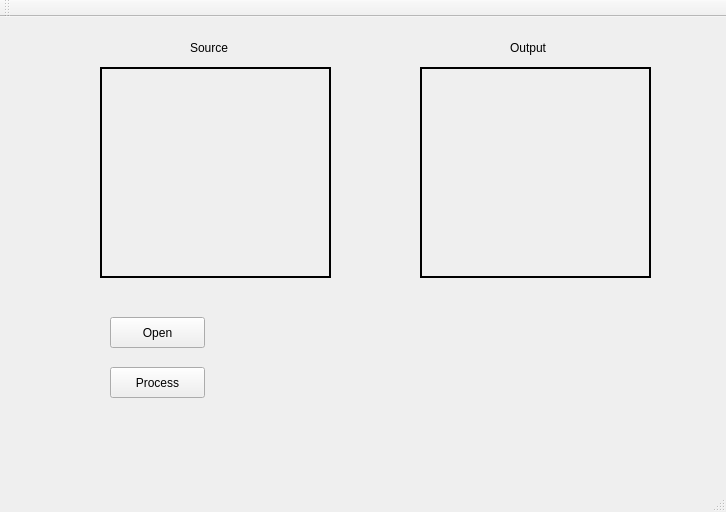
<?xml version="1.0" encoding="UTF-8"?>
<ui version="4.0">
 <class>Denoising</class>
 <widget class="QMainWindow" name="Denoising">
  <property name="geometry">
   <rect>
    <x>0</x>
    <y>0</y>
    <width>726</width>
    <height>512</height>
   </rect>
  </property>
  <property name="windowTitle">
   <string>Denoising</string>
  </property>
  <widget class="QWidget" name="centralWidget">
   <widget class="QLabel" name="label">
    <property name="geometry">
     <rect>
      <x>100</x>
      <y>50</y>
      <width>231</width>
      <height>211</height>
     </rect>
    </property>
    <property name="frameShape">
     <enum>QFrame::WinPanel</enum>
    </property>
    <property name="text">
     <string/>
    </property>
    <property name="scaledContents">
     <bool>true</bool>
    </property>
   </widget>
   <widget class="QLabel" name="label_2">
    <property name="geometry">
     <rect>
      <x>420</x>
      <y>50</y>
      <width>231</width>
      <height>211</height>
     </rect>
    </property>
    <property name="frameShape">
     <enum>QFrame::WinPanel</enum>
    </property>
    <property name="text">
     <string/>
    </property>
    <property name="scaledContents">
     <bool>true</bool>
    </property>
   </widget>
   <widget class="QLabel" name="label_3">
    <property name="geometry">
     <rect>
      <x>190</x>
      <y>20</y>
      <width>51</width>
      <height>21</height>
     </rect>
    </property>
    <property name="text">
     <string>Source</string>
    </property>
   </widget>
   <widget class="QLabel" name="label_4">
    <property name="geometry">
     <rect>
      <x>510</x>
      <y>20</y>
      <width>51</width>
      <height>21</height>
     </rect>
    </property>
    <property name="text">
     <string>Output</string>
    </property>
   </widget>
   <widget class="QPushButton" name="pushButton">
    <property name="geometry">
     <rect>
      <x>110</x>
      <y>300</y>
      <width>95</width>
      <height>31</height>
     </rect>
    </property>
    <property name="text">
     <string>Open</string>
    </property>
   </widget>
   <widget class="QPushButton" name="pushButton_2">
    <property name="geometry">
     <rect>
      <x>110</x>
      <y>350</y>
      <width>95</width>
      <height>31</height>
     </rect>
    </property>
    <property name="text">
     <string>Process</string>
    </property>
   </widget>
  </widget>
  <widget class="QMenuBar" name="menuBar">
   <property name="geometry">
    <rect>
     <x>0</x>
     <y>0</y>
     <width>726</width>
     <height>29</height>
    </rect>
   </property>
  </widget>
  <widget class="QToolBar" name="mainToolBar">
   <attribute name="toolBarArea">
    <enum>TopToolBarArea</enum>
   </attribute>
   <attribute name="toolBarBreak">
    <bool>false</bool>
   </attribute>
  </widget>
  <widget class="QStatusBar" name="statusBar"/>
 </widget>
 <layoutdefault spacing="6" margin="11"/>
 <resources/>
 <connections/>
</ui>
